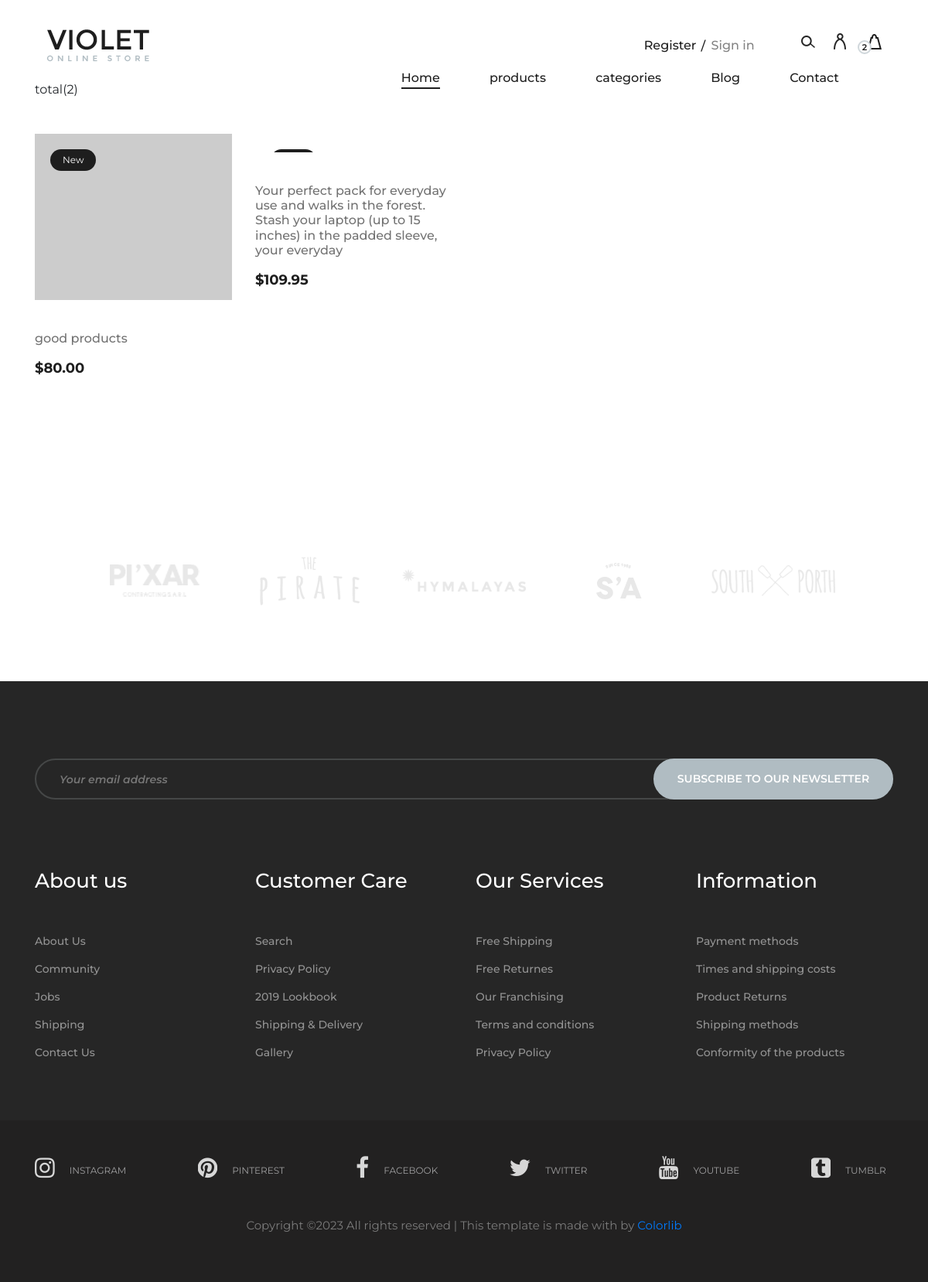
The app's page /categorydetails/mens-clothing with its own data.
### products/models.py (models this page shows, shortened)
class Category(models.Model):
    title=models.CharField(max_length=100 ,unique=True)
    slug=models.SlugField(unique=True)
    featured=models.BooleanField(default=False)
    created_at=models.DateTimeField(auto_now_add=True)
    class Meta:
        ordering = ['title']

class Product(models.Model):
    title=models.CharField(max_length=100,unique=True)
    category=models.ForeignKey(Category,on_delete=models.CASCADE,related_name='products')
    slug=models.SlugField(unique=True)
    featured=models.BooleanField(default=False)
    price=models.DecimalField(max_digits=8,decimal_places=2)
    thambnali=models.URLField()
    is_stock=models.BooleanField(default=True)
    description=models.TextField(blank=True,null=True,default='N/A')
    created_at=models.DateTimeField(auto_now_add=True)
    updated_at=models.DateTimeField(auto_now=True)
    class Meta:
        ordering = ['-id']

### products/views.py (the view)
# urls.py: path('categorydetails/<str:slug>',views.categorydetails,name='categorydetails'),
def categorydetails(request,slug):
    c_obj=Category.objects.get(slug=slug)
    return render(request,'category.html',{'c_obj':c_obj})

### products/contex_processors.py (called while the page is built)
def category(request):
    return {'categories':Category.objects.all()}

### products/templates/category.html (shortened to what this page needs)
{% extends 'base.html' %}
{% load static %}
{% block body %}
<section class="categories-page spad">
    <div class="container">
        <div class="categories-controls">
            total({{c_obj.products.count}})
        </div>
        <div class="row">
             {% for j in c_obj.products.all %}
            <div class="col-lg-3 col-md-6">
                <div class="single-product-item">
                    <figure>
                        <img src="{{j.thambnali}}" alt="">
                        <div class="p-status">New</div>
                    </figure>
                    <div class="product-text">
                        <a href="#">
                            <h6>{{j.description}}</h6>
                        </a>
                        <p>${{j.price}}</p>
                    </div>
                </div>
            </div>
        </div>
    </div>
</section>
{% endblock %}

### products/static/css/style.css (style rules this page uses)
html, body { height: 100%; font-family: "Montserrat", sans-serif; -webkit-font-smoothing: antialiased; font-smoothing: antialiased; background: none; }
h1, h2, h3, h4, h5, h6 { margin: 0; color: #111111; font-weight: 500; font-family: "Montserrat", sans-serif; }
h6 { font-size: 16px; }
p { font-size: 15px; color: #7b7b7b; font-weight: 400; line-height: 1.6; font-family: "Montserrat", sans-serif; margin: 0 0 15px 0; }
img { max-width: 100%; }
.spad { padding-top: 100px; padding-bottom: 100px; }
.single-product-item { margin-bottom: 30px; }
.single-product-item figure { margin-bottom: 40px; position: relative; overflow: hidden; }
.single-product-item figure img { min-width: 100%; }
.single-product-item figure .p-status { position: absolute; left: 20px; top: 20px; padding: 5px 16px; font-size: 12px; background: #1e1e1e; color: #fff; border-radius: 50px; }
.single-product-item .product-text { text-align: center; }
.single-product-item .product-text h6 { color: #727272; margin-bottom: 15px; }
.single-product-item .product-text p { color: #1e1e1e; font-size: 18px; font-weight: 700; margin-bottom: 0; }
.categories-controls { margin-bottom: 45px; }
.categories-page { padding-top: 0; }
.categories-page .single-product-item figure { position: relative; z-index: 1; }
.categories-page .single-product-item figure:after { position: absolute; left: 0; top: 0; height: 100%; width: 100%; background: #000000; content: ""; opacity: 0; -webkit-transition: all 0.3s; transition: all 0.3s; }
.categories-page .single-product-item figure .p-status { z-index: 99; }
.categories-page .single-product-item .product-text { text-align: left; display: block; }
.categories-page .single-product-item .product-text a { display: block; }

### records on screen
Category: products.count "2"
Product: description "good products", price "80.00"
Product: description "Your perfect pack for everyday use and walks in the forest. Stash your laptop (up to 15 inches) in the padded sleeve, your everyday", price "109.95"
